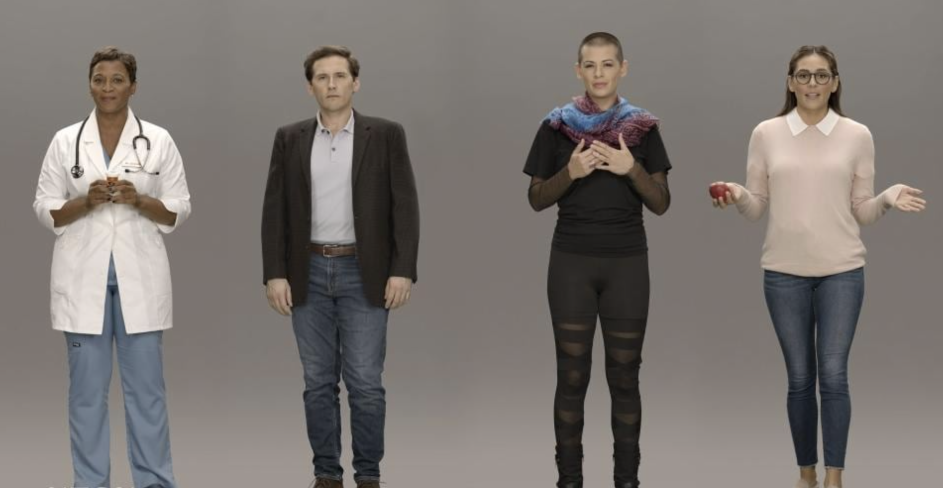
#> input picture full_body13.png, 1886 x 976 px (shown at 1/2 size)
$ python main.py
#> lines starting #> are read from the running program, lines starting #| are printed output that depends on the picture; after the words box and inside, x2 and y2 are one past the last pixel; in counts of white or black regions, pixels touching at a corner belong together
import cv2
import imutils

filename = "full_body13.png"
img = cv2.imread(filename)
#> img is the input picture: shape (976, 1886, 3); mean B, G, R 113.1, 116.9, 122.7
# get img

hog = cv2.HOGDescriptor()
# get HOG algorithm
hog.setSVMDetector(cv2.HOGDescriptor_getDefaultPeopleDetector())
# input data in svm with HOG algorithm which detecting people with cv

img = imutils.resize(img,
                     width=min(400, img.shape[1]))
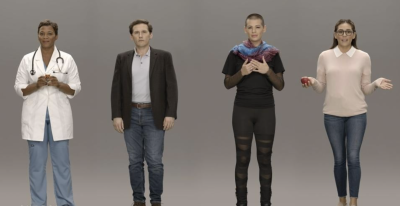
#> img: shape (206, 400, 3); mean B, G, R 113.1, 116.9, 122.7
# resize img 400 or img.size whichever is smaller

(regions, _) = hog.detectMultiScale(img,
                                    winStride=(4, 4),
                                    padding=(4, 4),
                                    scale=1.05)
#> regions = [[8, 6, 83, 165], [296, 7, 96, 192], [206, 0, 96, 188], [93, 2, 97, 195]]
#  detect mutli people from img. with winStride(4,4),
#  winStride : 2-tuple that dictats the step size
#  padding : surround the object

for (x, y, w, h) in regions:
    # for each human

    cv2.rectangle(img, (x, y),
                  (x + w, y + h),
                  (0, 0, 255), 2)
    # draw rectangle

    half_of_x = x + round(w * 0.5)
    half_of_y = y + round(h * 0.35)

    img = cv2.line(img, (half_of_x, y), (half_of_x, y + h), (0, 0, 255), 1)
    img = cv2.line(img, (x, half_of_y), (x + w, half_of_y), (0, 0, 255), 1)
#> this loop made 4 passes
#> (x, y, w, h, half_of_x, half_of_y) on passes 1 to 4: (8, 6, 83, 165, 50, 64), (296, 7, 96, 192, 344, 74), (206, 0, 96, 188, 254, 66), (93, 2, 97, 195, 141, 70)
#> pass 1, `img = cv2.line(img, (half_of_x, y), (half_of_x, y + h), (0, 0, 255), 1)`:
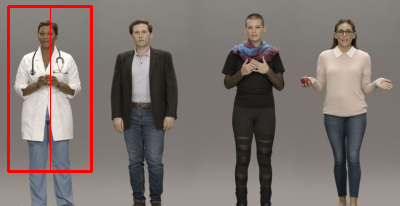
#> img: shape (206, 400, 3); 2% of pixels changed, all inside (x1, y1, x2, y2) = (7, 5, 93, 173)
#> pass 2, `img = cv2.line(img, (half_of_x, y), (half_of_x, y + h), (0, 0, 255), 1)`:
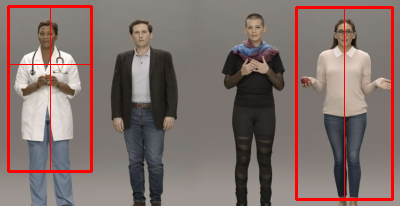
#> img: shape (206, 400, 3); mean B, G, R 107.7, 111.4, 128.2
#> pass 2, `img = cv2.line(img, (x, half_of_y), (x + w, half_of_y), (0, 0, 255), 1)`:
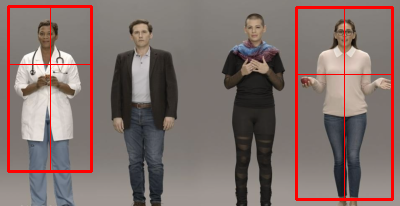
#> img: shape (206, 400, 3); 0.11% of pixels changed, all inside (x1, y1, x2, y2) = (298, 74, 391, 75)
#> after the loop:
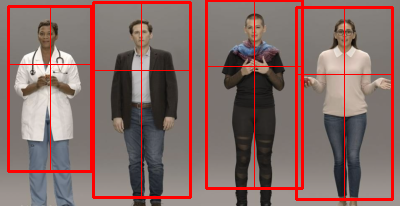
#> img: shape (206, 400, 3); 4.52% of pixels changed, all inside (x1, y1, x2, y2) = (92, 0, 304, 199)
    # draw line

cv2.imshow('frame', img)
#  show frame

while True:
    if cv2.waitKey(1) & 0xFF == ord('q'):
#> (key q is pressed here)
        break

        # wait key 'q'

cv2.destroyAllWindows()
# destroy all windows

$ run again, with full_body15.png copied over full_body13.png
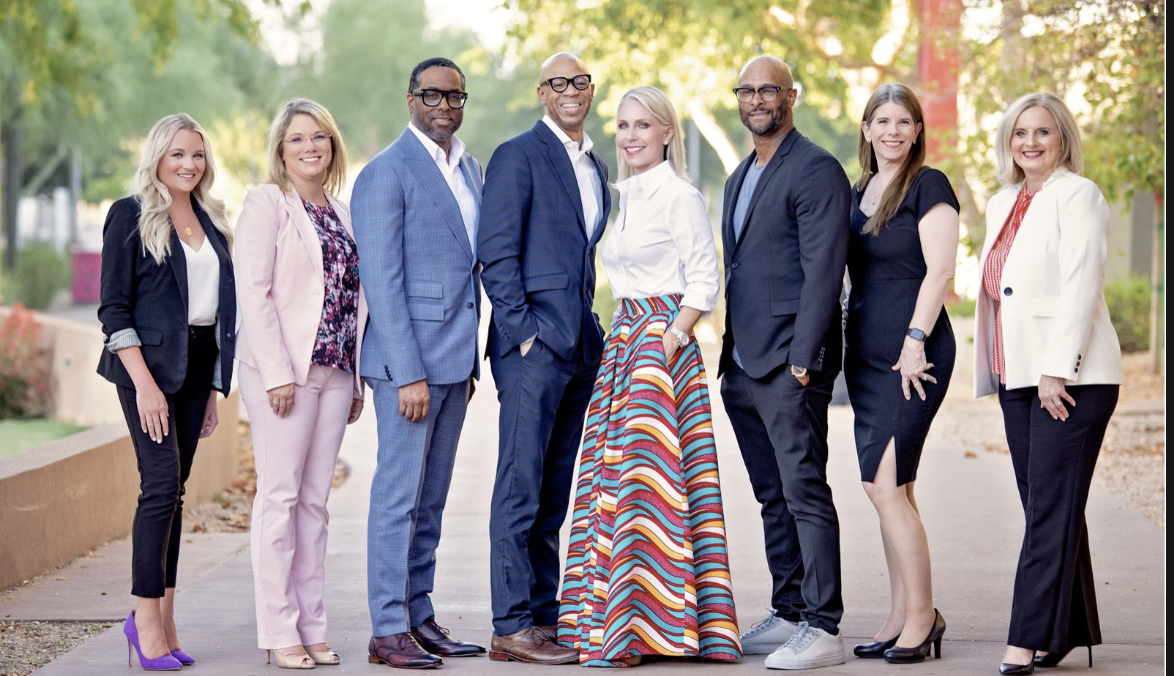
#> input picture full_body15.png, 1174 x 676 px
#> img is the input picture: shape (676, 1174, 3); mean B, G, R 138.9, 140.7, 147.9
#> regions = [[244, 16, 70, 140], [97, 23, 67, 133], [326, 30, 66, 132], [139, 0, 99, 197], [9, 21, 99, 198], [261, 13, 92, 183], [90, 0, 107, 213]]
#> the loop `for (x, y, w, h) in regions:` made 7 passes
#> (x, y, w, h, half_of_x, half_of_y) on passes 1 to 7: (244, 16, 70, 140, 279, 65), (97, 23, 67, 133, 131, 70), (326, 30, 66, 132, 359, 76), (139, 0, 99, 197, 189, 69), (9, 21, 99, 198, 59, 90), (261, 13, 92, 183, 307, 77), (90, 0, 107, 213, 144, 75)
#> pass 1, `img = cv2.line(img, (half_of_x, y), (half_of_x, y + h), (0, 0, 255), 1)`:
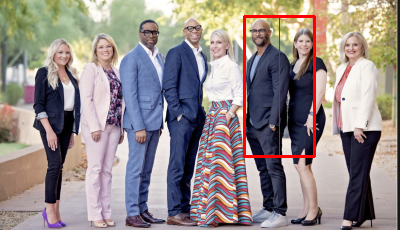
#> img: shape (230, 400, 3); mean B, G, R 136.8, 138.5, 149.4
#> after the loop `for (x, y, w, h) in regions:`:
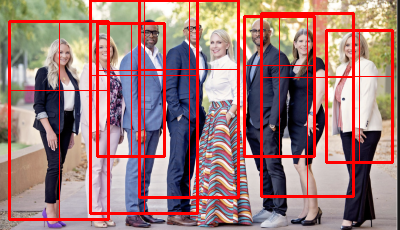
#> img: shape (230, 400, 3); mean B, G, R 119.7, 121.3, 160.8
